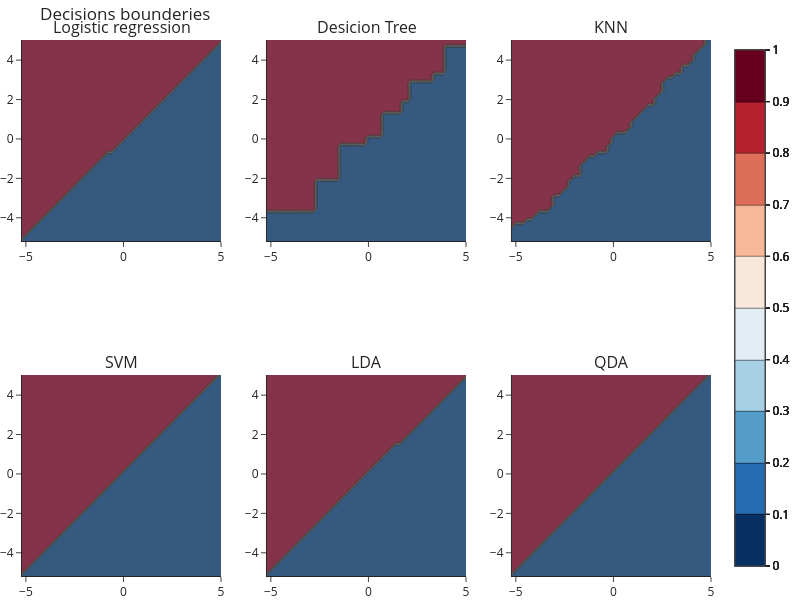
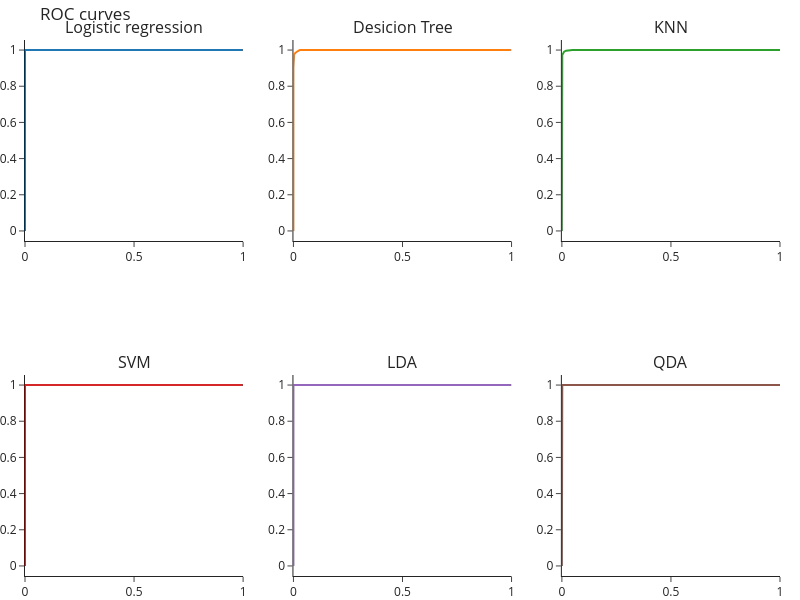

The code cell stored with these charts, in order, in its notebook:
### Code cell
Zs = []

for model in models:
    model.fit(X, y_linear)
    Z = model.predict(np.c_[xx.ravel(), yy.ravel()])
    Z = Z.reshape(xx.shape)
    Zs.append(Z)

plot_all_classifiers(Zs)
plot_roc_curves(models, X, y_linear)

### Figure 1 — Plotly figure (JSON) as saved in the notebook; plotly's stock layout.template omitted (floating-point values rounded to 4 significant figures; data arrays with more than 128 entries replaced by an {"elided": "..."} marker saying what was removed)
{"data": [{"colorscale": [[0, "rgb(103,0,31)"], [0.1, "rgb(178,24,43)"], [0.2, "rgb(214,96,77)"], [0.3, "rgb(244,165,130)"], [0.4, "rgb(253,219,199)"], [0.5, "rgb(247,247,247)"], [0.6, "rgb(209,229,240)"], [0.7, "rgb(146,197,222)"], [0.8, "rgb(67,147,195)"], [0.9, "rgb(33,102,172)"], [1, "rgb(5,48,97)"]], "opacity": 0.8, "reversescale": true, "type": "contour", "x": [-5.199, -4.999, -4.799, -4.599, -4.399, -4.199, -3.999, -3.799, -3.599, -3.399, -3.199, -2.999, -2.799, -2.599, -2.399, -2.199, -1.999, -1.799, -1.599, -1.399, -1.199, -0.9991, -0.7991, -0.5991, -0.3991, -0.1991, 0.0008678, 0.2009, 0.4009, 0.6009, 0.8009, 1.001, 1.201, 1.401, 1.601, 1.801, 2.001, 2.201, 2.401, 2.601, 2.801, 3.001, 3.201, 3.401, 3.601, 3.801, 4.001, 4.201, 4.401, 4.601, 4.801, 5.001], "xaxis": "x", "y": [-5.179, -4.979, -4.779, -4.579, -4.379, -4.179, -3.979, -3.779, -3.579, -3.379, -3.179, -2.979, -2.779, -2.579, -2.379, -2.179, -1.979, -1.779, -1.579, -1.379, -1.179, -0.9787, -0.7787, -0.5787, -0.3787, -0.1787, 0.02125, 0.2213, 0.4213, 0.6213, 0.8213, 1.021, 1.221, 1.421, 1.621, 1.821, 2.021, 2.221, 2.421, 2.621, 2.821, 3.021, 3.221, 3.421, 3.621, 3.821, 4.021, 4.221, 4.421, 4.621, 4.821, 5.021], "yaxis": "y", "z": {"elided": "52x52 int values"}}, {"colorscale": [[0, "rgb(103,0,31)"], [0.1, "rgb(178,24,43)"], [0.2, "rgb(214,96,77)"], [0.3, "rgb(244,165,130)"], [0.4, "rgb(253,219,199)"], [0.5, "rgb(247,247,247)"], [0.6, "rgb(209,229,240)"], [0.7, "rgb(146,197,222)"], [0.8, "rgb(67,147,195)"], [0.9, "rgb(33,102,172)"], [1, "rgb(5,48,97)"]], "opacity": 0.8, "reversescale": true, "type": "contour", "x": [-5.199, -4.999, -4.799, -4.599, -4.399, -4.199, -3.999, -3.799, -3.599, -3.399, -3.199, -2.999, -2.799, -2.599, -2.399, -2.199, -1.999, -1.799, -1.599, -1.399, -1.199, -0.9991, -0.7991, -0.5991, -0.3991, -0.1991, 0.0008678, 0.2009, 0.4009, 0.6009, 0.8009, 1.001, 1.201, 1.401, 1.601, 1.801, 2.001, 2.201, 2.401, 2.601, 2.801, 3.001, 3.201, 3.401, 3.601, 3.801, 4.001, 4.201, 4.401, 4.601, 4.801, 5.001], "xaxis": "x2", "y": [-5.179, -4.979, -4.779, -4.579, -4.379, -4.179, -3.979, -3.779, -3.579, -3.379, -3.179, -2.979, -2.779, -2.579, -2.379, -2.179, -1.979, -1.779, -1.579, -1.379, -1.179, -0.9787, -0.7787, -0.5787, -0.3787, -0.1787, 0.02125, 0.2213, 0.4213, 0.6213, 0.8213, 1.021, 1.221, 1.421, 1.621, 1.821, 2.021, 2.221, 2.421, 2.621, 2.821, 3.021, 3.221, 3.421, 3.621, 3.821, 4.021, 4.221, 4.421, 4.621, 4.821, 5.021], "yaxis": "y2", "z": {"elided": "52x52 int values"}}, {"colorscale": [[0, "rgb(103,0,31)"], [0.1, "rgb(178,24,43)"], [0.2, "rgb(214,96,77)"], [0.3, "rgb(244,165,130)"], [0.4, "rgb(253,219,199)"], [0.5, "rgb(247,247,247)"], [0.6, "rgb(209,229,240)"], [0.7, "rgb(146,197,222)"], [0.8, "rgb(67,147,195)"], [0.9, "rgb(33,102,172)"], [1, "rgb(5,48,97)"]], "opacity": 0.8, "reversescale": true, "type": "contour", "x": [-5.199, -4.999, -4.799, -4.599, -4.399, -4.199, -3.999, -3.799, -3.599, -3.399, -3.199, -2.999, -2.799, -2.599, -2.399, -2.199, -1.999, -1.799, -1.599, -1.399, -1.199, -0.9991, -0.7991, -0.5991, -0.3991, -0.1991, 0.0008678, 0.2009, 0.4009, 0.6009, 0.8009, 1.001, 1.201, 1.401, 1.601, 1.801, 2.001, 2.201, 2.401, 2.601, 2.801, 3.001, 3.201, 3.401, 3.601, 3.801, 4.001, 4.201, 4.401, 4.601, 4.801, 5.001], "xaxis": "x3", "y": [-5.179, -4.979, -4.779, -4.579, -4.379, -4.179, -3.979, -3.779, -3.579, -3.379, -3.179, -2.979, -2.779, -2.579, -2.379, -2.179, -1.979, -1.779, -1.579, -1.379, -1.179, -0.9787, -0.7787, -0.5787, -0.3787, -0.1787, 0.02125, 0.2213, 0.4213, 0.6213, 0.8213, 1.021, 1.221, 1.421, 1.621, 1.821, 2.021, 2.221, 2.421, 2.621, 2.821, 3.021, 3.221, 3.421, 3.621, 3.821, 4.021, 4.221, 4.421, 4.621, 4.821, 5.021], "yaxis": "y3", "z": {"elided": "52x52 int values"}}, {"colorscale": [[0, "rgb(103,0,31)"], [0.1, "rgb(178,24,43)"], [0.2, "rgb(214,96,77)"], [0.3, "rgb(244,165,130)"], [0.4, "rgb(253,219,199)"], [0.5, "rgb(247,247,247)"], [0.6, "rgb(209,229,240)"], [0.7, "rgb(146,197,222)"], [0.8, "rgb(67,147,195)"], [0.9, "rgb(33,102,172)"], [1, "rgb(5,48,97)"]], "opacity": 0.8, "reversescale": true, "type": "contour", "x": [-5.199, -4.999, -4.799, -4.599, -4.399, -4.199, -3.999, -3.799, -3.599, -3.399, -3.199, -2.999, -2.799, -2.599, -2.399, -2.199, -1.999, -1.799, -1.599, -1.399, -1.199, -0.9991, -0.7991, -0.5991, -0.3991, -0.1991, 0.0008678, 0.2009, 0.4009, 0.6009, 0.8009, 1.001, 1.201, 1.401, 1.601, 1.801, 2.001, 2.201, 2.401, 2.601, 2.801, 3.001, 3.201, 3.401, 3.601, 3.801, 4.001, 4.201, 4.401, 4.601, 4.801, 5.001], "xaxis": "x4", "y": [-5.179, -4.979, -4.779, -4.579, -4.379, -4.179, -3.979, -3.779, -3.579, -3.379, -3.179, -2.979, -2.779, -2.579, -2.379, -2.179, -1.979, -1.779, -1.579, -1.379, -1.179, -0.9787, -0.7787, -0.5787, -0.3787, -0.1787, 0.02125, 0.2213, 0.4213, 0.6213, 0.8213, 1.021, 1.221, 1.421, 1.621, 1.821, 2.021, 2.221, 2.421, 2.621, 2.821, 3.021, 3.221, 3.421, 3.621, 3.821, 4.021, 4.221, 4.421, 4.621, 4.821, 5.021], "yaxis": "y4", "z": {"elided": "52x52 int values"}}, {"colorscale": [[0, "rgb(103,0,31)"], [0.1, "rgb(178,24,43)"], [0.2, "rgb(214,96,77)"], [0.3, "rgb(244,165,130)"], [0.4, "rgb(253,219,199)"], [0.5, "rgb(247,247,247)"], [0.6, "rgb(209,229,240)"], [0.7, "rgb(146,197,222)"], [0.8, "rgb(67,147,195)"], [0.9, "rgb(33,102,172)"], [1, "rgb(5,48,97)"]], "opacity": 0.8, "reversescale": true, "type": "contour", "x": [-5.199, -4.999, -4.799, -4.599, -4.399, -4.199, -3.999, -3.799, -3.599, -3.399, -3.199, -2.999, -2.799, -2.599, -2.399, -2.199, -1.999, -1.799, -1.599, -1.399, -1.199, -0.9991, -0.7991, -0.5991, -0.3991, -0.1991, 0.0008678, 0.2009, 0.4009, 0.6009, 0.8009, 1.001, 1.201, 1.401, 1.601, 1.801, 2.001, 2.201, 2.401, 2.601, 2.801, 3.001, 3.201, 3.401, 3.601, 3.801, 4.001, 4.201, 4.401, 4.601, 4.801, 5.001], "xaxis": "x5", "y": [-5.179, -4.979, -4.779, -4.579, -4.379, -4.179, -3.979, -3.779, -3.579, -3.379, -3.179, -2.979, -2.779, -2.579, -2.379, -2.179, -1.979, -1.779, -1.579, -1.379, -1.179, -0.9787, -0.7787, -0.5787, -0.3787, -0.1787, 0.02125, 0.2213, 0.4213, 0.6213, 0.8213, 1.021, 1.221, 1.421, 1.621, 1.821, 2.021, 2.221, 2.421, 2.621, 2.821, 3.021, 3.221, 3.421, 3.621, 3.821, 4.021, 4.221, 4.421, 4.621, 4.821, 5.021], "yaxis": "y5", "z": {"elided": "52x52 int values"}}, {"colorscale": [[0, "rgb(103,0,31)"], [0.1, "rgb(178,24,43)"], [0.2, "rgb(214,96,77)"], [0.3, "rgb(244,165,130)"], [0.4, "rgb(253,219,199)"], [0.5, "rgb(247,247,247)"], [0.6, "rgb(209,229,240)"], [0.7, "rgb(146,197,222)"], [0.8, "rgb(67,147,195)"], [0.9, "rgb(33,102,172)"], [1, "rgb(5,48,97)"]], "opacity": 0.8, "reversescale": true, "type": "contour", "x": [-5.199, -4.999, -4.799, -4.599, -4.399, -4.199, -3.999, -3.799, -3.599, -3.399, -3.199, -2.999, -2.799, -2.599, -2.399, -2.199, -1.999, -1.799, -1.599, -1.399, -1.199, -0.9991, -0.7991, -0.5991, -0.3991, -0.1991, 0.0008678, 0.2009, 0.4009, 0.6009, 0.8009, 1.001, 1.201, 1.401, 1.601, 1.801, 2.001, 2.201, 2.401, 2.601, 2.801, 3.001, 3.201, 3.401, 3.601, 3.801, 4.001, 4.201, 4.401, 4.601, 4.801, 5.001], "xaxis": "x6", "y": [-5.179, -4.979, -4.779, -4.579, -4.379, -4.179, -3.979, -3.779, -3.579, -3.379, -3.179, -2.979, -2.779, -2.579, -2.379, -2.179, -1.979, -1.779, -1.579, -1.379, -1.179, -0.9787, -0.7787, -0.5787, -0.3787, -0.1787, 0.02125, 0.2213, 0.4213, 0.6213, 0.8213, 1.021, 1.221, 1.421, 1.621, 1.821, 2.021, 2.221, 2.421, 2.621, 2.821, 3.021, 3.221, 3.421, 3.621, 3.821, 4.021, 4.221, 4.421, 4.621, 4.821, 5.021], "yaxis": "y6", "z": {"elided": "52x52 int values"}}], "layout": {"annotations": [{"font": {"size": 16}, "showarrow": false, "text": "Logistic regression", "x": 0.1444, "xanchor": "center", "xref": "paper", "y": 1, "yanchor": "bottom", "yref": "paper"}, {"font": {"size": 16}, "showarrow": false, "text": "Desicion Tree", "x": 0.5, "xanchor": "center", "xref": "paper", "y": 1, "yanchor": "bottom", "yref": "paper"}, {"font": {"size": 16}, "showarrow": false, "text": "KNN", "x": 0.8556, "xanchor": "center", "xref": "paper", "y": 1, "yanchor": "bottom", "yref": "paper"}, {"font": {"size": 16}, "showarrow": false, "text": "SVM", "x": 0.1444, "xanchor": "center", "xref": "paper", "y": 0.375, "yanchor": "bottom", "yref": "paper"}, {"font": {"size": 16}, "showarrow": false, "text": "LDA", "x": 0.5, "xanchor": "center", "xref": "paper", "y": 0.375, "yanchor": "bottom", "yref": "paper"}, {"font": {"size": 16}, "showarrow": false, "text": "QDA", "x": 0.8556, "xanchor": "center", "xref": "paper", "y": 0.375, "yanchor": "bottom", "yref": "paper"}], "height": 600, "title": {"text": "Decisions bounderies"}, "width": 800, "xaxis": {"anchor": "y", "domain": [0, 0.2889]}, "xaxis2": {"anchor": "y2", "domain": [0.3556, 0.6444]}, "xaxis3": {"anchor": "y3", "domain": [0.7111, 1]}, "xaxis4": {"anchor": "y4", "domain": [0, 0.2889]}, "xaxis5": {"anchor": "y5", "domain": [0.3556, 0.6444]}, "xaxis6": {"anchor": "y6", "domain": [0.7111, 1]}, "yaxis": {"anchor": "x", "domain": [0.625, 1]}, "yaxis2": {"anchor": "x2", "domain": [0.625, 1]}, "yaxis3": {"anchor": "x3", "domain": [0.625, 1]}, "yaxis4": {"anchor": "x4", "domain": [0, 0.375]}, "yaxis5": {"anchor": "x5", "domain": [0, 0.375]}, "yaxis6": {"anchor": "x6", "domain": [0, 0.375]}}}

### Figure 2 — Plotly figure (JSON) as saved in the notebook; plotly's stock layout.template omitted (floating-point values rounded to 4 significant figures)
{"data": [{"mode": "lines", "type": "scatter", "x": [0, 0, 0, 0, 0, 0, 0, 0, 0, 0, 0, 0, 1], "xaxis": "x", "y": [0, 0.03136, 0.04878, 0.05226, 0.05401, 0.05749, 0.06272, 0.06794, 0.07317, 0.09059, 0.09408, 1, 1], "yaxis": "y"}, {"mode": "lines", "type": "scatter", "x": [0, 0, 0.003484, 0.005226, 0.008711, 0.02091, 0.02613, 0.02962, 1], "xaxis": "x2", "y": [0, 0.9024, 0.9756, 0.9808, 0.9843, 0.9948, 0.9983, 1, 1], "yaxis": "y2"}, {"mode": "lines", "type": "scatter", "x": [0, 0, 0.001742, 0.01045, 0.01916, 0.04878, 1], "xaxis": "x3", "y": [0, 0.9512, 0.9721, 0.9913, 0.9965, 1, 1], "yaxis": "y3"}, {"mode": "lines", "type": "scatter", "x": [0, 0, 0, 0.5209, 1], "xaxis": "x4", "y": [0, 0.5, 1, 1, 1], "yaxis": "y4"}, {"mode": "lines", "type": "scatter", "x": [0, 0, 0, 1], "xaxis": "x5", "y": [0, 0.001742, 1, 1], "yaxis": "y5"}, {"mode": "lines", "type": "scatter", "x": [0, 0, 0, 0.001742, 0.001742, 1], "xaxis": "x6", "y": [0, 0.001742, 0.9983, 0.9983, 1, 1], "yaxis": "y6"}], "layout": {"annotations": [{"font": {"size": 16}, "showarrow": false, "text": "Logistic regression", "x": 0.1444, "xanchor": "center", "xref": "paper", "y": 1, "yanchor": "bottom", "yref": "paper"}, {"font": {"size": 16}, "showarrow": false, "text": "Desicion Tree", "x": 0.5, "xanchor": "center", "xref": "paper", "y": 1, "yanchor": "bottom", "yref": "paper"}, {"font": {"size": 16}, "showarrow": false, "text": "KNN", "x": 0.8556, "xanchor": "center", "xref": "paper", "y": 1, "yanchor": "bottom", "yref": "paper"}, {"font": {"size": 16}, "showarrow": false, "text": "SVM", "x": 0.1444, "xanchor": "center", "xref": "paper", "y": 0.375, "yanchor": "bottom", "yref": "paper"}, {"font": {"size": 16}, "showarrow": false, "text": "LDA", "x": 0.5, "xanchor": "center", "xref": "paper", "y": 0.375, "yanchor": "bottom", "yref": "paper"}, {"font": {"size": 16}, "showarrow": false, "text": "QDA", "x": 0.8556, "xanchor": "center", "xref": "paper", "y": 0.375, "yanchor": "bottom", "yref": "paper"}], "height": 600, "showlegend": false, "title": {"text": "ROC curves"}, "width": 800, "xaxis": {"anchor": "y", "domain": [0, 0.2889]}, "xaxis2": {"anchor": "y2", "domain": [0.3556, 0.6444]}, "xaxis3": {"anchor": "y3", "domain": [0.7111, 1]}, "xaxis4": {"anchor": "y4", "domain": [0, 0.2889]}, "xaxis5": {"anchor": "y5", "domain": [0.3556, 0.6444]}, "xaxis6": {"anchor": "y6", "domain": [0.7111, 1]}, "yaxis": {"anchor": "x", "domain": [0.625, 1]}, "yaxis2": {"anchor": "x2", "domain": [0.625, 1]}, "yaxis3": {"anchor": "x3", "domain": [0.625, 1]}, "yaxis4": {"anchor": "x4", "domain": [0, 0.375]}, "yaxis5": {"anchor": "x5", "domain": [0, 0.375]}, "yaxis6": {"anchor": "x6", "domain": [0, 0.375]}}}
